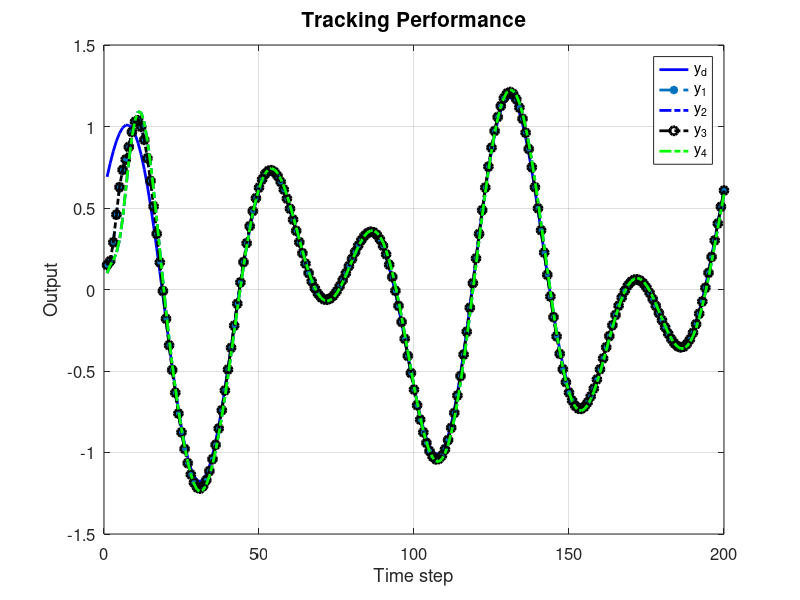
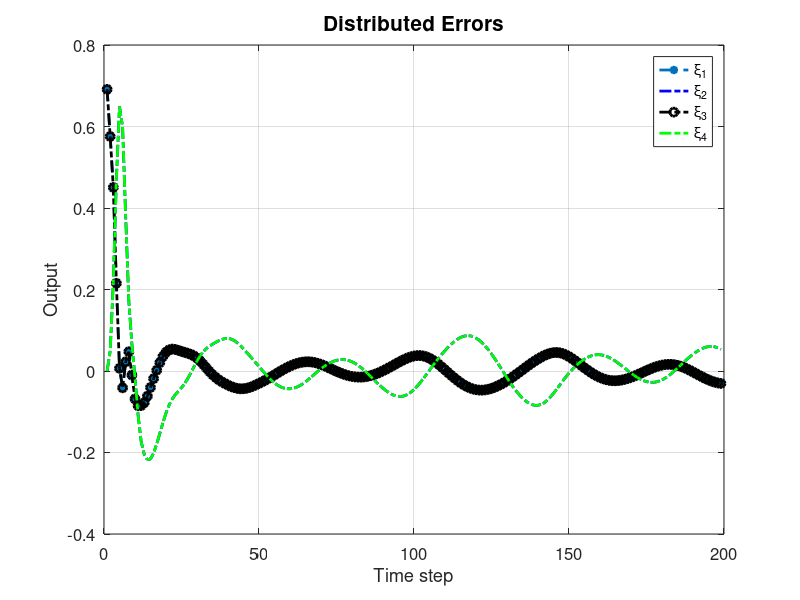

MATLAB code to generate these figures, in order:
clc; clear;

% Parameters
rho =8;            % Increase gain for better control response
eta = 1;          % Increase to make the adaptive update faster
lamda = 350;         % Model-free parameter
mu = 0.005;           % Adaptive parameter
epsilon = 1e-5;      % Small threshold for stability
alpha = 50;           % Smoothing factor for error dynamics
T = 0.1;             % Sampling time
gamma1 = 0.45;        % Adjust control gains for faster tracking
gamma2 = 0.15;        % Adjust control gains
gamma3 = 0.45;        % Adjust control gains
gamma4 = 0.15;        % Adjust control gains
beta = 10;        % Sliding mode coefficient
sigma = 95;         % Sliding mode parameter
tau = 1e-5;       % Small damping term

rT = 1024;           % Sample rate
L = 200;             % Time steps
m = 200;             % Data size
n = 600;             % Data size

% Initialization
phi1 = zeros(m+1,1); 
phi2 = zeros(m+1,1); 
phi3 = zeros(m+1,1); 
phi4 = zeros(m+1,1);
mfa1 = zeros(m+1,1); 
mfa2 = zeros(m+1,1); 
mfa3 = zeros(m+1,1); 
mfa4 = zeros(m+1,1);
sm1 = zeros(m,1);  
sm2 = zeros(m,1);  
sm3 = zeros(m,1);  
sm4 = zeros(m,1);
y1 = zeros(m+1,1); 
y2 = zeros(m+1,1); 
y3 = zeros(m+1,1); 
y4 = zeros(m+1,1);
u1 = zeros(m,1);   
u2 = zeros(m,1);   
u3 = zeros(m,1);   
u4 = zeros(m,1);
xi1 = zeros(m,1);  
xi2 = zeros(m,1);  
xi3 = zeros(m,1);  
xi4 = zeros(m,1);
s1 = zeros(m,1);   
s2 = zeros(m,1);   
s3 = zeros(m,1);   
s4 = zeros(m,1);
yd = zeros(m+1,1);

% Desired signal (Reference trajectory)
for k = 1:1:m+1
    yd(k) = 0.6 * sin(0.05 * pi * k) + 0.6 * cos(0.03 * pi * k);

end

for k = 1:m
    % Adaptive Gain update
    if k == 1
        phi1(k) = 1.0; 
        phi2(k) = 1.0; 
        phi3(k) = 1.0; 
        phi4(k) = 1.0;
    elseif k == 2
        phi1(k) = phi1(k-1) + (eta * u1(k-1) / (mu + u1(k-1)^2)) * (y1(k) - phi1(k-1)*u1(k-1));
        phi2(k) = phi2(k-1) + (eta * u2(k-1) / (mu + u2(k-1)^2)) * (y2(k) - phi2(k-1)*u2(k-1));
        phi3(k) = phi3(k-1) + (eta * u3(k-1) / (mu + u3(k-1)^2)) * (y3(k) - phi3(k-1)*u3(k-1));
        phi4(k) = phi4(k-1) + (eta * u4(k-1) / (mu + u4(k-1)^2)) * (y4(k) - phi4(k-1)*u4(k-1));
    else
        phi1(k) = phi1(k-1) + (eta * (u1(k-1) - u1(k-2)) / (mu + (u1(k-1) - u1(k-2))^2)) * (y1(k) - y1(k-1) - phi1(k-1) * (u1(k-1) - u1(k-2)));
        phi2(k) = phi2(k-1) + (eta * (u2(k-1) - u2(k-2)) / (mu + (u2(k-1) - u2(k-2))^2)) * (y2(k) - y2(k-1) - phi2(k-1) * (u2(k-1) - u2(k-2)));
        phi3(k) = phi3(k-1) + (eta * (u3(k-1) - u3(k-2)) / (mu + (u3(k-1) - u3(k-2))^2)) * (y3(k) - y3(k-1) - phi3(k-1) * (u3(k-1) - u3(k-2)));
        phi4(k) = phi4(k-1) + (eta * (u4(k-1) - u4(k-2)) / (mu + (u4(k-1) - u4(k-2))^2)) * (y4(k) - y4(k-1) - phi4(k-1) * (u4(k-1) - u4(k-2)));
    end

    % Stability protection
    if k > 2 && (abs(phi1(k)) <= epsilon || abs(u1(k - 1) - u1(k - 2)) <= epsilon || sign(phi1(k)) ~= sign(phi1(1)))
        phi1(k) = phi1(1);
    end
    
    if k > 2 && (abs(phi2(k)) <= epsilon || abs(u2(k - 1) - u2(k - 2)) <= epsilon || sign(phi2(k)) ~= sign(phi2(1)))
        phi2(k) = phi2(1);
    end
    
    if k > 2 && (abs(phi3(k)) <= epsilon || abs(u3(k - 1) - u3(k - 2)) <= epsilon || sign(phi3(k)) ~= sign(phi3(1)))
        phi3(k) = phi3(1);
    end
    
    if k > 2 && (abs(phi4(k)) <= epsilon || abs(u4(k - 1) - u4(k - 2)) <= epsilon || sign(phi4(k)) ~= sign(phi4(1)))
        phi4(k) = phi4(1);
    end
    

    % Error dynamics
    xi1(k) = yd(k) - 2*y1(k) + y4(k);
    xi2(k) = y1(k) - 2*y2(k) + y3(k);
    xi3(k) = y2(k) + yd(k) - 2*y3(k);
    xi4(k) = y1(k) + y3(k) - 2*y4(k);

    
    % Fix: Handle k=1 case for sliding surfaces
    if k == 1
        s1(k) = 0;
        s2(k) = 0;
        s3(k) = 0;
        s4(k) = 0;
    else
        s1(k) = alpha * xi1(k) - xi1(k-1);
        s2(k) = alpha * xi2(k) - xi2(k-1);
        s3(k) = alpha * xi3(k) - xi3(k-1);
        s4(k) = alpha * xi4(k) - xi4(k-1);
    end
    

    % MFAC updates
    if k == 1
        mfa1(k) = 0;
        mfa2(k) = 0;
        mfa3(k) = 0;
        mfa4(k) = 0;
    else
        mfa1(k) = mfa1(k-1) + (rho * phi1(k)) / (lamda + abs(phi1(k)^2)) * xi1(k);
        mfa2(k) = mfa2(k-1) + (rho * phi2(k)) / (lamda + abs(phi2(k)^2)) * xi2(k);
        mfa3(k) = mfa3(k-1) + (rho * phi3(k)) / (lamda + abs(phi3(k)^2)) * xi3(k);
        mfa4(k) = mfa4(k-1) + (rho * phi4(k)) / (lamda + abs(phi4(k)^2)) * xi4(k);
    end

    % SMC updates
    if k == 1 
        sm1(k) = 0;
        sm2(k) = 0;
        sm3(k) = 0;
        sm4(k) = 0;
    else
        sm1(k) = sm1(k-1) + (beta * phi1(k)) / (sigma + (phi1(k))^2) * ...
            ( (xi1(k) + (y4(k) - y4(k-1)) + (yd(k+1) - yd(k))) / (1 + 1) ...
            - (xi1(k)) / (alpha * (2)) + tau * sign(s1(k)) );

        sm2(k) = sm2(k-1) + (beta * phi2(k)) / (sigma + (phi2(k))^2) * ...
            ( (xi2(k) + (y1(k) - y1(k-1)) + (y3(k) - y3(k-1))) / (1 + 1) ...
            - (xi2(k)) / (alpha * 2) + tau * sign(s2(k)) );

        sm3(k) = sm3(k-1) + (beta * phi3(k)) / (sigma + (phi3(k))^2) * ...
            ( (xi3(k) + (y2(k) - y2(k-1)) + (yd(k+1) - yd(k))) / (1 + 1) ...
            - (xi3(k)) / (alpha * (2)) + tau * sign(s3(k)) );

        sm4(k) = sm4(k-1) + (beta * phi4(k)) / (sigma + (phi4(k))^2) * ...
            ( (xi4(k) + (y1(k) - y1(k-1)) + (y3(k) - y3(k-1))) / (1 + 1) ...
            - (xi4(k)) / (alpha * (2)) + tau * sign(s4(k)) );
    end

    % Control signal
    if k == 1
        u1(k) = 0;
        u2(k) = 0;
        u3(k) = 0;
        u4(k) = 0;
    else
        u1(k) = mfa1(k) + gamma1 * sm1(k);
        u2(k) = mfa2(k) + gamma2 * sm2(k);
        u3(k) = mfa3(k) + gamma3 * sm3(k);
        u4(k) = mfa4(k) + gamma4 * sm4(k);
    end
    if k == 1%0
        y1(k)=0.15;
        y2(k)=0.1;
        y3(k)=0.15;
        y4(k)=0.1;

    end


    

    % Plant model update with nonlinear term and feedforward
    a = 0.5;
    b1 = 1.2 * n / (rT * 0.2);
    b2 = 1.1 * n / (rT * 0.2);
    nonlinearity1 = 0.02; % Coefficient for cubic nonlinearity
    nonlinearity2 = 0.01; % Coefficient for cubic nonlinearity
    nonlinearity3 = 0.02; % Coefficient for cubic nonlinearity
    nonlinearity4 = 0.01; % Coefficient for cubic nonlinearity
    ff_gain = 0.1; % Feedforward gain
    
  

    % Add cubic nonlinearity and feedforward term
    y1(k+1) = a * y1(k) + b1 * u1(k)- nonlinearity1 * y1(k)^2 + ff_gain ;
    y2(k+1) = a * y2(k) + b2 * u2(k) - nonlinearity2 * y2(k)^2+ ff_gain ;
    y3(k+1) = a * y3(k) + b1 * u3(k)- nonlinearity3 * y3(k)^2+ ff_gain;
    y4(k+1) = a * y4(k) + b2 * u4(k)- nonlinearity4 * y4(k)^2 + ff_gain ;

end

% Plotting
figure;
plot(yd(1:end-1), '-b', 'DisplayName', 'y_d', 'LineWidth', 2); hold on;
plot(y1(1:end-1), '--*', 'DisplayName', 'y_1', 'LineWidth', 2);
plot(y2(1:end-1), '-.b', 'DisplayName', 'y_2', 'LineWidth', 2);
plot(y3(1:end-1), '-.ok', 'DisplayName', 'y_3', 'LineWidth', 2);
plot(y4(1:end-1), '-.g', 'DisplayName', 'y_4', 'LineWidth', 2);
xlabel('Time step', 'FontSize', 14);
ylabel('Output', 'FontSize', 14);
legend('FontSize', 14);
xlim([0 L]);
grid on;
set(gca, 'FontSize', 12);
title('Tracking Performance', 'FontSize', 15, 'FontWeight', 'bold');

figure
plot(xi1(1:end-1), '--*', 'DisplayName', '\xi_1', 'LineWidth', 2);hold on;
plot(xi2(1:end-1), '-.b', 'DisplayName', '\xi_2', 'LineWidth', 2);
plot(xi3(1:end-1), '-.ok', 'DisplayName', '\xi_3', 'LineWidth', 2);
plot(xi4(1:end-1), '-.g', 'DisplayName', '\xi_4', 'LineWidth', 2);
xlabel('Time step', 'FontSize', 14);
ylabel('Output', 'FontSize', 14);
legend('FontSize', 14);
xlim([0 L]);
grid on;
set(gca, 'FontSize', 12);
title('Distributed Errors', 'FontSize', 15, 'FontWeight', 'bold');
